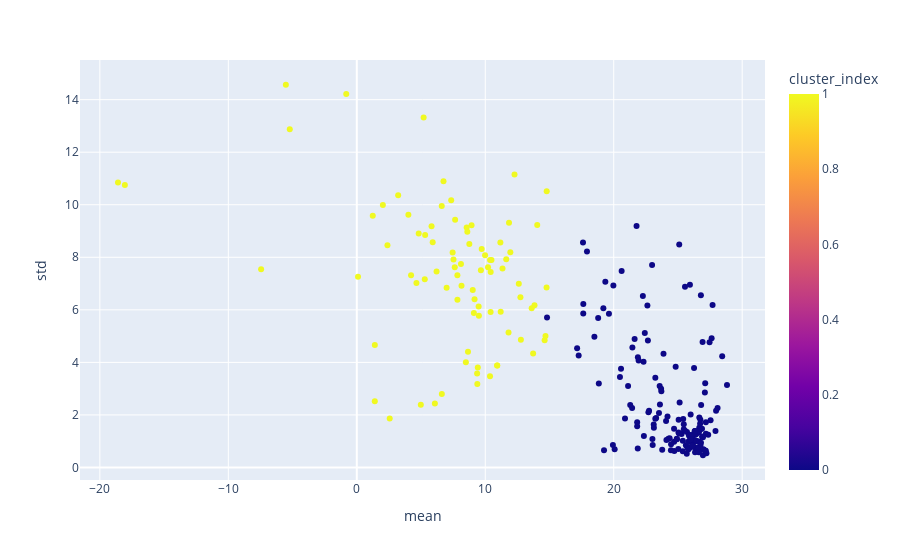

Notebook code for this chart:
### Code cell
fig = px.scatter(group_stat, x='mean', y='std', color="cluster_index", hover_data=[group_stat.index])
fig.show()

### Figure 1 — Plotly figure (JSON) as saved in the notebook; plotly's stock layout.template omitted (floating-point values rounded to 4 significant figures; data arrays with more than 128 entries replaced by an {"elided": "..."} marker saying what was removed)
{"data": [{"customdata": {"elided": "242x1 str values"}, "hovertemplate": "mean=%{x}<br>std=%{y}<br>Country=%{customdata[0]}<br>cluster_index=%{marker.color}<extra></extra>", "legendgroup": "", "marker": {"color": {"elided": "242 int values"}, "coloraxis": "coloraxis", "symbol": "circle"}, "mode": "markers", "name": "", "orientation": "v", "showlegend": false, "type": "scatter", "x": {"elided": "242 float values"}, "xaxis": "x", "y": {"elided": "242 float values"}, "yaxis": "y"}], "layout": {"coloraxis": {"colorbar": {"title": {"text": "cluster_index"}}, "colorscale": [[0, "#0d0887"], [0.1111, "#46039f"], [0.2222, "#7201a8"], [0.3333, "#9c179e"], [0.4444, "#bd3786"], [0.5556, "#d8576b"], [0.6667, "#ed7953"], [0.7778, "#fb9f3a"], [0.8889, "#fdca26"], [1, "#f0f921"]]}, "legend": {"tracegroupgap": 0}, "margin": {"t": 60}, "xaxis": {"anchor": "y", "domain": [0, 1], "title": {"text": "mean"}}, "yaxis": {"anchor": "x", "domain": [0, 1], "title": {"text": "std"}}}}
